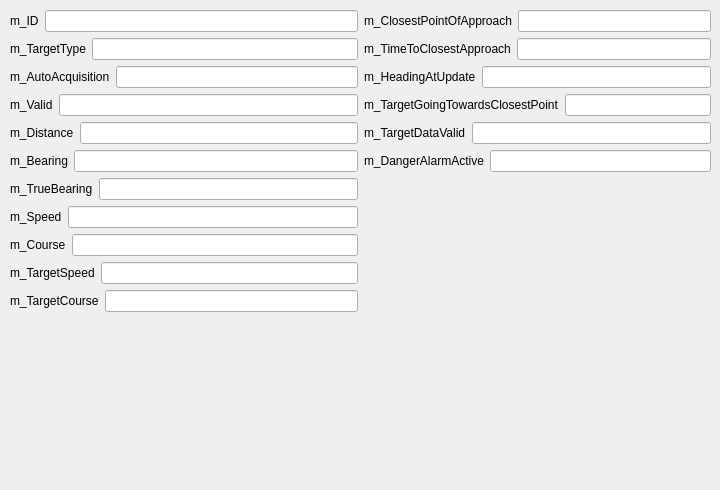
    <widget class="QWidget" name="tab_4">
     <attribute name="title">
      <string>MarpaTargetStatus</string>
     </attribute>
     <widget class="QWidget" name="horizontalLayoutWidget">
      <property name="geometry">
       <rect>
        <x>10</x>
        <y>10</y>
        <width>701</width>
        <height>471</height>
       </rect>
      </property>
      <layout class="QHBoxLayout" name="horizontalLayout_44">
       <item>
        <layout class="QVBoxLayout" name="verticalLayout_3">
         <item>
          <layout class="QHBoxLayout" name="horizontalLayout_18">
           <property name="spacing">
            <number>6</number>
           </property>
           <item>
            <widget class="QLabel" name="label_22">
             <property name="text">
              <string>m_ID</string>
             </property>
            </widget>
           </item>
           <item>
            <widget class="QLineEdit" name="lineEdit_18"/>
           </item>
          </layout>
         </item>
         <item>
          <layout class="QHBoxLayout" name="horizontalLayout_19">
           <item>
            <widget class="QLabel" name="label_23">
             <property name="text">
              <string>m_TargetType</string>
             </property>
            </widget>
           </item>
           <item>
            <widget class="QLineEdit" name="lineEdit_19"/>
           </item>
          </layout>
         </item>
         <item>
          <layout class="QHBoxLayout" name="horizontalLayout_20">
           <item>
            <widget class="QLabel" name="label_24">
             <property name="text">
              <string>m_AutoAcquisition</string>
             </property>
            </widget>
           </item>
           <item>
            <widget class="QLineEdit" name="lineEdit_20"/>
           </item>
          </layout>
         </item>
         <item>
          <layout class="QHBoxLayout" name="horizontalLayout_21">
           <item>
            <widget class="QLabel" name="label_25">
             <property name="text">
              <string>m_Valid</string>
             </property>
            </widget>
           </item>
           <item>
            <widget class="QLineEdit" name="lineEdit_21"/>
           </item>
          </layout>
         </item>
         <item>
          <layout class="QHBoxLayout" name="horizontalLayout_22">
           <item>
            <widget class="QLabel" name="label_26">
             <property name="text">
              <string>m_Distance</string>
             </property>
            </widget>
           </item>
           <item>
            <widget class="QLineEdit" name="lineEdit_22"/>
           </item>
          </layout>
         </item>
         <item>
          <layout class="QHBoxLayout" name="horizontalLayout_23">
           <item>
            <widget class="QLabel" name="label_27">
             <property name="text">
              <string>m_Bearing</string>
             </property>
            </widget>
           </item>
           <item>
            <widget class="QLineEdit" name="lineEdit_23"/>
           </item>
          </layout>
         </item>
         <item>
          <layout class="QHBoxLayout" name="horizontalLayout_24">
           <item>
            <widget class="QLabel" name="label_28">
             <property name="text">
              <string>m_TrueBearing</string>
             </property>
            </widget>
           </item>
           <item>
            <widget class="QLineEdit" name="lineEdit_24"/>
           </item>
          </layout>
         </item>
         <item>
          <layout class="QHBoxLayout" name="horizontalLayout_25">
           <item>
            <widget class="QLabel" name="label_29">
             <property name="text">
              <string>m_Speed</string>
             </property>
            </widget>
           </item>
           <item>
            <widget class="QLineEdit" name="lineEdit_25"/>
           </item>
          </layout>
         </item>
         <item>
          <layout class="QHBoxLayout" name="horizontalLayout_26">
           <item>
            <widget class="QLabel" name="label_30">
             <property name="text">
              <string>m_Course</string>
             </property>
            </widget>
           </item>
           <item>
            <widget class="QLineEdit" name="lineEdit_26"/>
           </item>
          </layout>
         </item>
         <item>
          <layout class="QHBoxLayout" name="horizontalLayout_27">
           <item>
            <widget class="QLabel" name="label_31">
             <property name="text">
              <string>m_TargetSpeed</string>
             </property>
            </widget>
           </item>
           <item>
            <widget class="QLineEdit" name="lineEdit_27"/>
           </item>
          </layout>
         </item>
         <item>
          <layout class="QHBoxLayout" name="horizontalLayout_28">
           <item>
            <widget class="QLabel" name="label_32">
             <property name="text">
              <string>m_TargetCourse</string>
             </property>
            </widget>
           </item>
           <item>
            <widget class="QLineEdit" name="lineEdit_28"/>
           </item>
          </layout>
         </item>
         <item>
          <spacer name="verticalSpacer_3">
           <property name="orientation">
            <enum>Qt::Vertical</enum>
           </property>
           <property name="sizeHint" stdset="0">
            <size>
             <width>20</width>
             <height>40</height>
            </size>
           </property>
          </spacer>
         </item>
        </layout>
       </item>
       <item>
        <layout class="QVBoxLayout" name="verticalLayout_4">
         <item>
          <layout class="QHBoxLayout" name="horizontalLayout_29">
           <item>
            <widget class="QLabel" name="label_33">
             <property name="text">
              <string>m_ClosestPointOfApproach</string>
             </property>
            </widget>
           </item>
           <item>
            <widget class="QLineEdit" name="lineEdit_29"/>
           </item>
          </layout>
         </item>
         <item>
          <layout class="QHBoxLayout" name="horizontalLayout_30">
           <item>
            <widget class="QLabel" name="label_34">
             <property name="text">
              <string>m_TimeToClosestApproach</string>
             </property>
            </widget>
           </item>
           <item>
            <widget class="QLineEdit" name="lineEdit_30"/>
           </item>
          </layout>
         </item>
         <item>
          <layout class="QHBoxLayout" name="horizontalLayout_31">
           <property name="spacing">
            <number>6</number>
           </property>
           <item>
            <widget class="QLabel" name="label_36">
             <property name="text">
              <string>m_HeadingAtUpdate</string>
             </property>
            </widget>
           </item>
           <item>
            <widget class="QLineEdit" name="lineEdit_31"/>
           </item>
          </layout>
         </item>
         <item>
          <layout class="QHBoxLayout" name="horizontalLayout_32">
           <item>
            <widget class="QLabel" name="label_37">
             <property name="text">
              <string>m_TargetGoingTowardsClosestPoint</string>
             </property>
            </widget>
           </item>
           <item>
            <widget class="QLineEdit" name="lineEdit_32"/>
           </item>
          </layout>
         </item>
         <item>
          <layout class="QHBoxLayout" name="horizontalLayout_33">
           <item>
            <widget class="QLabel" name="label_38">
             <property name="text">
              <string>m_TargetDataValid</string>
             </property>
            </widget>
           </item>
           <item>
            <widget class="QLineEdit" name="lineEdit_33"/>
           </item>
          </layout>
         </item>
         <item>
          <layout class="QHBoxLayout" name="horizontalLayout_34">
           <item>
            <widget class="QLabel" name="label_39">
             <property name="text">
              <string>m_DangerAlarmActive</string>
             </property>
            </widget>
           </item>
           <item>
            <widget class="QLineEdit" name="lineEdit_34"/>
           </item>
          </layout>
         </item>
         <item>
          <spacer name="verticalSpacer_4">
           <property name="orientation">
            <enum>Qt::Vertical</enum>
           </property>
           <property name="sizeHint" stdset="0">
            <size>
             <width>20</width>
             <height>40</height>
            </size>
           </property>
          </spacer>
         </item>
        </layout>
       </item>
      </layout>
     </widget>
    </widget>
